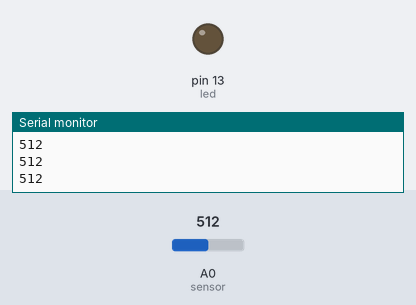
This sketch was run on a simulated Arduino Uno, built with avr-gcc and run on an emulated ATmega328P. On the bench: output pins drawn as LEDs (lit = HIGH), the last lines printed to the serial monitor. The test bench sets the inputs (shaded band); at power-on: A0 (sensor) = 512.

Above: at 1.2 s.
1.3 s: A0 (sensor) set to 984
2.8 s: A0 (sensor) set to 1009
At 3.7 s:
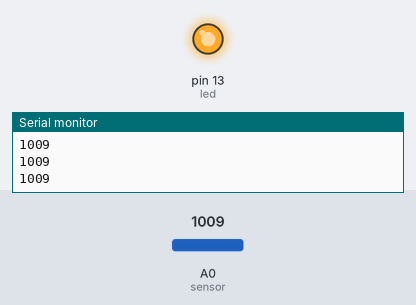
4.3 s: A0 (sensor) set to 990
At 4.8 s:
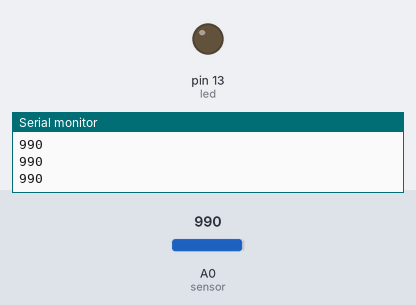
5.8 s: A0 (sensor) set to 1010
At 7.3 s:
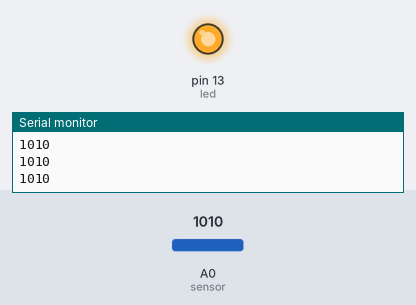
Timing chart, 0 to 8.3 s (numbered marks = the images above; inputs shaded):
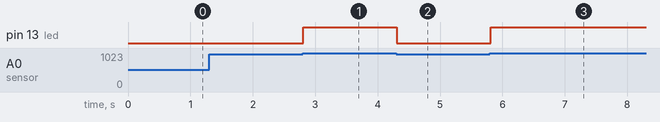

Measured:
- the behaviour switches between 999 and 1000 on A0 (sensor) (found by bisection; images 0 and 1)
- after the input at 2.8 s, pin 13 (led): LOW → HIGH at once
- after the input at 4.3 s, pin 13 (led): HIGH → LOW at once
- after the input at 5.8 s, pin 13 (led): LOW → HIGH at once

The sketch:

p9-1_light_sensitive_led.ino
```cpp
// p9-1 light sensitive led with photo diode
// https://circuits.io/circuits/2578784

const int led = 13;
const int sensor = 0;
int val;
void setup() {
  pinMode(led, OUTPUT);
  Serial.begin(9600);
}

void loop() {
  val = analogRead(sensor);
  Serial.println(val);
  if (val < 1000) {
    digitalWrite(led, LOW);
  } else {
    digitalWrite(led, HIGH);
  }
  delay(10);
}
```
